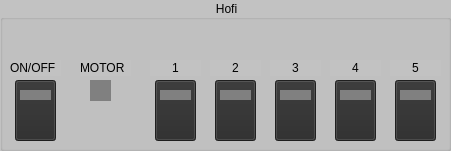
   <widget class="QGroupBox" name="gbHofi">
    <property name="geometry">
     <rect>
      <x>10</x>
      <y>230</y>
      <width>451</width>
      <height>151</height>
     </rect>
    </property>
    <property name="styleSheet">
     <string notr="true">background-color: rgb(194, 194, 194);
color: rgb(0, 0, 0);
font: 87 10pt &quot;Arial Black&quot;;</string>
    </property>
    <property name="title">
     <string>Hofi</string>
    </property>
    <property name="alignment">
     <set>Qt::AlignCenter</set>
    </property>
    <property name="flat">
     <bool>false</bool>
    </property>
    <widget class="QLabel" name="lblHofi_Port3LED">
     <property name="geometry">
      <rect>
       <x>280</x>
       <y>90</y>
       <width>31</width>
       <height>10</height>
      </rect>
     </property>
     <property name="styleSheet">
      <string notr="true">background-color:  gray;</string>
     </property>
     <property name="text">
      <string/>
     </property>
    </widget>
    <widget class="QPushButton" name="btnHofi_Port1">
     <property name="geometry">
      <rect>
       <x>155</x>
       <y>80</y>
       <width>41</width>
       <height>61</height>
      </rect>
     </property>
     <property name="styleSheet">
      <string notr="true">background-color: rgb(43, 43, 43);</string>
     </property>
     <property name="text">
      <string/>
     </property>
    </widget>
    <widget class="QLabel" name="lblHofi_OnOff">
     <property name="geometry">
      <rect>
       <x>10</x>
       <y>60</y>
       <width>51</width>
       <height>16</height>
      </rect>
     </property>
     <property name="styleSheet">
      <string notr="true">color: rgb(0, 0, 0);
font: 75 10pt &quot;MS Shell Dlg 2&quot;;</string>
     </property>
     <property name="text">
      <string>ON/OFF</string>
     </property>
    </widget>
    <widget class="QLabel" name="lblHofi_Port5LED">
     <property name="geometry">
      <rect>
       <x>400</x>
       <y>90</y>
       <width>31</width>
       <height>10</height>
      </rect>
     </property>
     <property name="styleSheet">
      <string notr="true">background-color:  gray;</string>
     </property>
     <property name="text">
      <string/>
     </property>
    </widget>
    <widget class="QLabel" name="lblHofi_Port4LED">
     <property name="geometry">
      <rect>
       <x>340</x>
       <y>90</y>
       <width>31</width>
       <height>10</height>
      </rect>
     </property>
     <property name="styleSheet">
      <string notr="true">background-color:  gray;</string>
     </property>
     <property name="text">
      <string/>
     </property>
    </widget>
    <widget class="QLabel" name="lblHofi_Motor">
     <property name="geometry">
      <rect>
       <x>80</x>
       <y>60</y>
       <width>51</width>
       <height>16</height>
      </rect>
     </property>
     <property name="styleSheet">
      <string notr="true">color: rgb(0, 0, 0);
font: 75 10pt &quot;MS Shell Dlg 2&quot;;</string>
     </property>
     <property name="text">
      <string>MOTOR</string>
     </property>
    </widget>
    <widget class="QPushButton" name="btnHofi_Port2">
     <property name="geometry">
      <rect>
       <x>215</x>
       <y>80</y>
       <width>41</width>
       <height>61</height>
      </rect>
     </property>
     <property name="styleSheet">
      <string notr="true">background-color: rgb(43, 43, 43);</string>
     </property>
     <property name="text">
      <string/>
     </property>
    </widget>
    <widget class="QLabel" name="lblHofi_Port3">
     <property name="geometry">
      <rect>
       <x>270</x>
       <y>60</y>
       <width>51</width>
       <height>16</height>
      </rect>
     </property>
     <property name="styleSheet">
      <string notr="true">color: rgb(0, 0, 0);
font: 75 10pt &quot;MS Shell Dlg 2&quot;;</string>
     </property>
     <property name="text">
      <string>3</string>
     </property>
     <property name="alignment">
      <set>Qt::AlignCenter</set>
     </property>
    </widget>
    <widget class="QPushButton" name="btnHofi_Port3">
     <property name="geometry">
      <rect>
       <x>275</x>
       <y>80</y>
       <width>41</width>
       <height>61</height>
      </rect>
     </property>
     <property name="styleSheet">
      <string notr="true">background-color: rgb(43, 43, 43);</string>
     </property>
     <property name="text">
      <string/>
     </property>
    </widget>
    <widget class="QLabel" name="lblHofi_Port2LED">
     <property name="geometry">
      <rect>
       <x>220</x>
       <y>90</y>
       <width>31</width>
       <height>10</height>
      </rect>
     </property>
     <property name="styleSheet">
      <string notr="true">background-color:  gray;</string>
     </property>
     <property name="text">
      <string/>
     </property>
    </widget>
    <widget class="QPushButton" name="btnHofi_OnOff">
     <property name="geometry">
      <rect>
       <x>15</x>
       <y>80</y>
       <width>41</width>
       <height>61</height>
      </rect>
     </property>
     <property name="styleSheet">
      <string notr="true">background-color: rgb(43, 43, 43);</string>
     </property>
     <property name="text">
      <string/>
     </property>
    </widget>
    <widget class="QLabel" name="lblHofi_Port5">
     <property name="geometry">
      <rect>
       <x>390</x>
       <y>60</y>
       <width>51</width>
       <height>16</height>
      </rect>
     </property>
     <property name="styleSheet">
      <string notr="true">color: rgb(0, 0, 0);
font: 75 10pt &quot;MS Shell Dlg 2&quot;;</string>
     </property>
     <property name="text">
      <string>5</string>
     </property>
     <property name="alignment">
      <set>Qt::AlignCenter</set>
     </property>
    </widget>
    <widget class="QPushButton" name="btnHofi_Port4">
     <property name="geometry">
      <rect>
       <x>335</x>
       <y>80</y>
       <width>41</width>
       <height>61</height>
      </rect>
     </property>
     <property name="styleSheet">
      <string notr="true">background-color: rgb(43, 43, 43);</string>
     </property>
     <property name="text">
      <string/>
     </property>
    </widget>
    <widget class="QLabel" name="lblHofi_Port4">
     <property name="geometry">
      <rect>
       <x>330</x>
       <y>60</y>
       <width>51</width>
       <height>16</height>
      </rect>
     </property>
     <property name="styleSheet">
      <string notr="true">color: rgb(0, 0, 0);
font: 75 10pt &quot;MS Shell Dlg 2&quot;;</string>
     </property>
     <property name="text">
      <string>4</string>
     </property>
     <property name="alignment">
      <set>Qt::AlignCenter</set>
     </property>
    </widget>
    <widget class="QLabel" name="lblHofi_Port1">
     <property name="geometry">
      <rect>
       <x>150</x>
       <y>60</y>
       <width>51</width>
       <height>16</height>
      </rect>
     </property>
     <property name="styleSheet">
      <string notr="true">color: rgb(0, 0, 0);
font: 75 10pt &quot;MS Shell Dlg 2&quot;;</string>
     </property>
     <property name="text">
      <string>1</string>
     </property>
     <property name="alignment">
      <set>Qt::AlignCenter</set>
     </property>
    </widget>
    <widget class="QPushButton" name="btnHofi_Port5">
     <property name="geometry">
      <rect>
       <x>395</x>
       <y>80</y>
       <width>41</width>
       <height>61</height>
      </rect>
     </property>
     <property name="styleSheet">
      <string notr="true">background-color: rgb(43, 43, 43);</string>
     </property>
     <property name="text">
      <string/>
     </property>
    </widget>
    <widget class="QLabel" name="lblHofi_Port2">
     <property name="geometry">
      <rect>
       <x>210</x>
       <y>60</y>
       <width>51</width>
       <height>16</height>
      </rect>
     </property>
     <property name="styleSheet">
      <string notr="true">color: rgb(0, 0, 0);
font: 75 10pt &quot;MS Shell Dlg 2&quot;;</string>
     </property>
     <property name="text">
      <string>2</string>
     </property>
     <property name="alignment">
      <set>Qt::AlignCenter</set>
     </property>
    </widget>
    <widget class="QLabel" name="lblHofi_MotorLED">
     <property name="geometry">
      <rect>
       <x>90</x>
       <y>80</y>
       <width>21</width>
       <height>21</height>
      </rect>
     </property>
     <property name="styleSheet">
      <string notr="true">background-color:  gray;</string>
     </property>
     <property name="text">
      <string/>
     </property>
    </widget>
    <widget class="QLabel" name="lblHofi_Port1LED">
     <property name="geometry">
      <rect>
       <x>160</x>
       <y>90</y>
       <width>31</width>
       <height>10</height>
      </rect>
     </property>
     <property name="styleSheet">
      <string notr="true">background-color:  gray;</string>
     </property>
     <property name="text">
      <string/>
     </property>
    </widget>
    <widget class="QLabel" name="lblHofi_OnOffLED">
     <property name="geometry">
      <rect>
       <x>20</x>
       <y>90</y>
       <width>31</width>
       <height>10</height>
      </rect>
     </property>
     <property name="styleSheet">
      <string notr="true">background-color:  gray;</string>
     </property>
     <property name="text">
      <string/>
     </property>
    </widget>
    <zorder>btnHofi_Port3</zorder>
    <zorder>btnHofi_Port4</zorder>
    <zorder>btnHofi_Port5</zorder>
    <zorder>lblHofi_Port3LED</zorder>
    <zorder>btnHofi_Port1</zorder>
    <zorder>lblHofi_OnOff</zorder>
    <zorder>lblHofi_Port5LED</zorder>
    <zorder>lblHofi_Port4LED</zorder>
    <zorder>lblHofi_Motor</zorder>
    <zorder>btnHofi_Port2</zorder>
    <zorder>lblHofi_Port3</zorder>
    <zorder>lblHofi_Port2LED</zorder>
    <zorder>btnHofi_OnOff</zorder>
    <zorder>lblHofi_Port5</zorder>
    <zorder>lblHofi_Port4</zorder>
    <zorder>lblHofi_Port1</zorder>
    <zorder>lblHofi_Port2</zorder>
    <zorder>lblHofi_MotorLED</zorder>
    <zorder>lblHofi_Port1LED</zorder>
    <zorder>lblHofi_OnOffLED</zorder>
   </widget>
